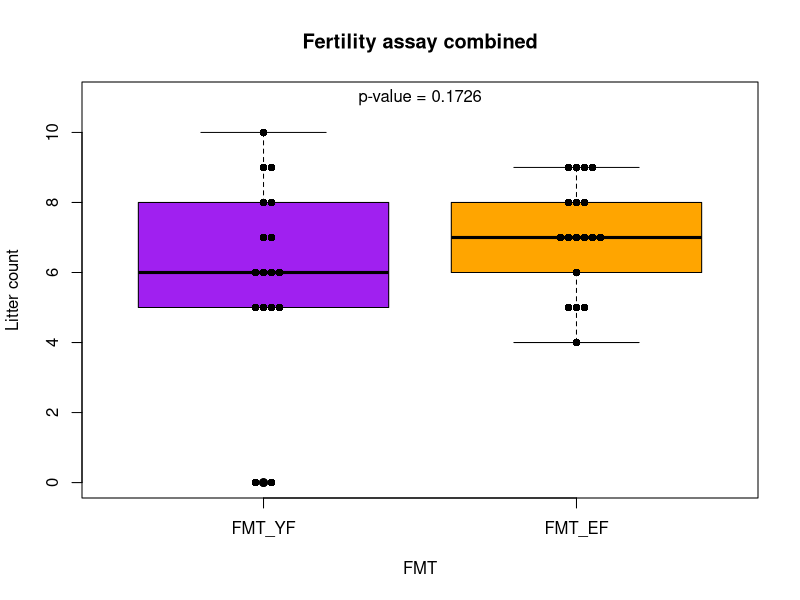
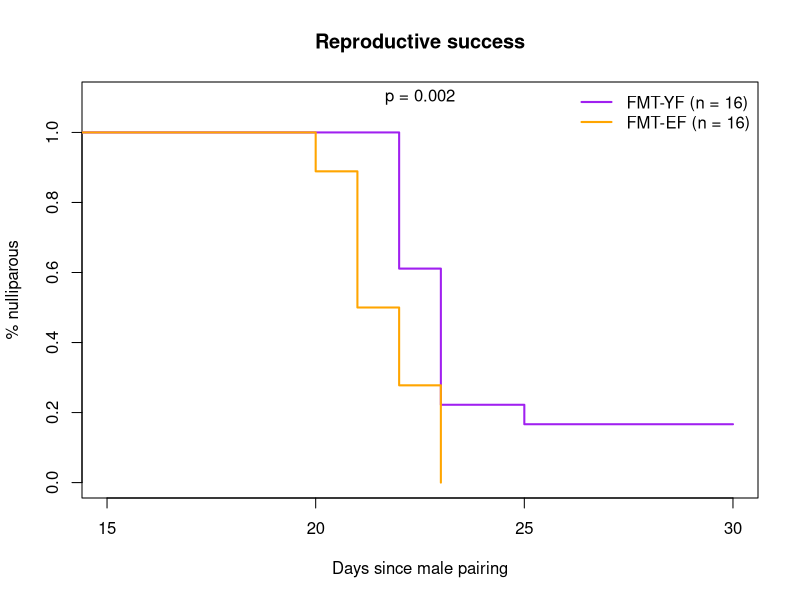

These figures' R source, in order:
options(stringsAsFactors = F)

library(ggplot2)
library(dplyr)
library('beeswarm')
library('pheatmap')
library('grDevices')
library(bitops)
library("forcats")
library(survival)  # survival_3.3-1

###################################
# Menopause-microbiome project
# Plot fertility data - FMT cohort
###################################

###################################
# Import files
###################################

my.fertility.assay <- read.table("./FMT_cohort_fertility_data_combined.txt", header = TRUE)

my.fertility.assay$FMT <- factor(my.fertility.assay$FMT , levels=c("FMT_YF", "FMT_EF"))

###################################
# Boxplots for fertility assay
###################################

my.fertility <- list ("FMT_YF"  = my.fertility.assay$Num_pups[my.fertility.assay$FMT %in% "FMT_YF"],
                      "FMT_EF"  = my.fertility.assay$Num_pups[my.fertility.assay$FMT %in% "FMT_EF"])

wilcox.test(my.fertility.assay$Num_pups[my.fertility.assay$FMT %in% "FMT_YF"], my.fertility.assay$Num_pups[my.fertility.assay$FMT %in% "FMT_EF"]) #p-value = 0.1726

# Number of pups

pdf(paste(Sys.Date(),"MM_FMT_cohort_fertility_assay_pup_count.pdf", sep = "_"), width = 6, height = 7)
boxplot(Num_pups ~ FMT, data = my.fertility.assay,
        main = "Fertility assay combined",
        ylim = c(0, 11),
        col = c("purple", "orange"),
        xlab = "FMT",
        ylab = "Litter count")
beeswarm(Num_pups ~ FMT, data = my.fertility.assay, pch = 16, add = TRUE)
text(1.5,11,"p-value = 0.1726")
dev.off()

# Latency

fit.latency <- survfit(Surv(Latency, Status) ~ FMT, data=my.fertility.assay)

#running lg rank test
surv.test <- survdiff(Surv(Latency, Status) ~ FMT, data=my.fertility.assay)
surv.test
# survdiff(formula = Surv(Latency, Status) ~ FMT, data = my.fertility.assay)

# N Observed Expected (O-E)^2/E (O-E)^2/V
# FMT=FMT_YF 18       18     24.3      1.63      9.64
# FMT=FMT_EF 18       18     11.7      3.38      9.64

# Chisq= 9.6  on 1 degrees of freedom, p= 0.002 

pdf(paste0(Sys.Date(),"_MM_FMT_cohort_reproductive_success_span.pdf"), height = 4.5, width = 5)
plot(fit.latency, col= c("purple","orange"),  lwd=2, mark.time=TRUE,
     xlab="Days since male pairing", ylab="% nulliparous", main = "Reproductive success", xlim = c(15,30), ylim = c(0, 1.1))
legend("topright", 
       c("FMT-YF (n = 16)", "FMT-EF (n = 16)"),
       col= c("purple","orange"), lwd=2, bty='n')
text(22.5, 1.1, "p = 0.002")
dev.off()

#######################
sink(file = paste(Sys.Date(),"MM_MM_cohort_fertility_data_analysis_session_Info.txt", sep =""))
sessionInfo()
sink()
